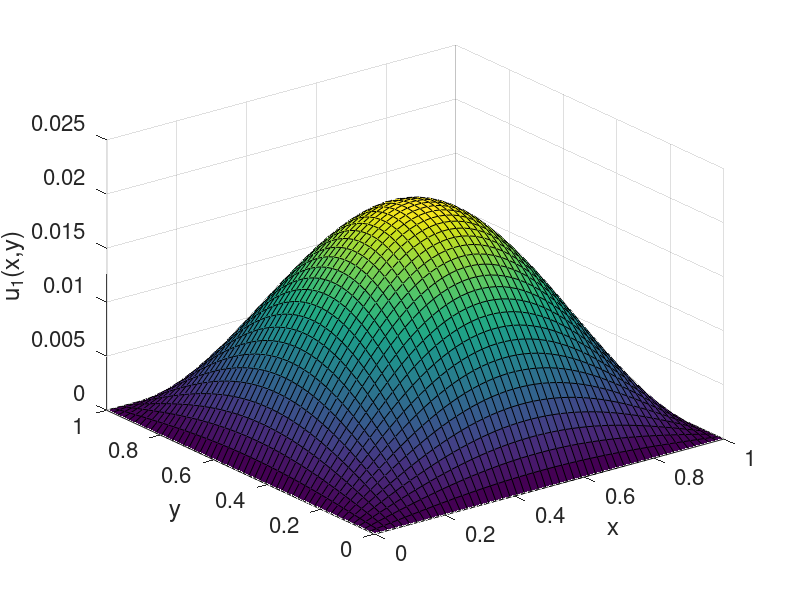
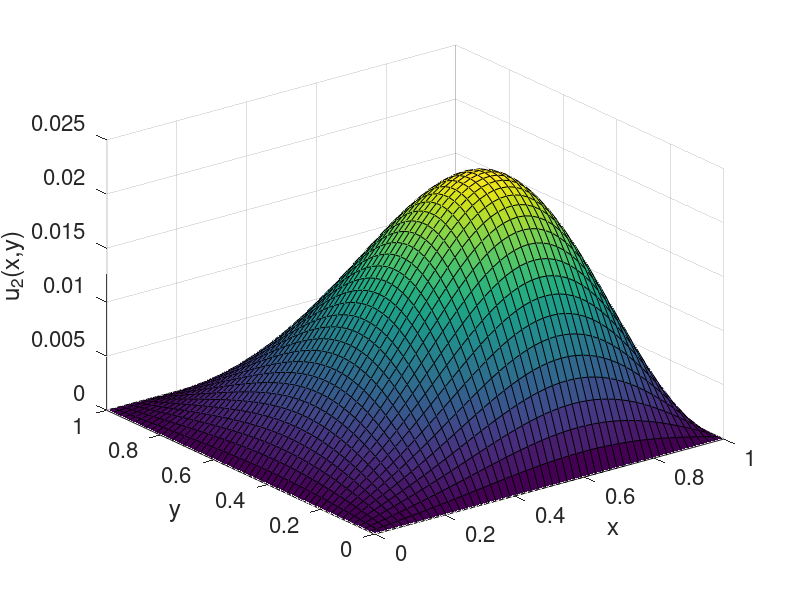
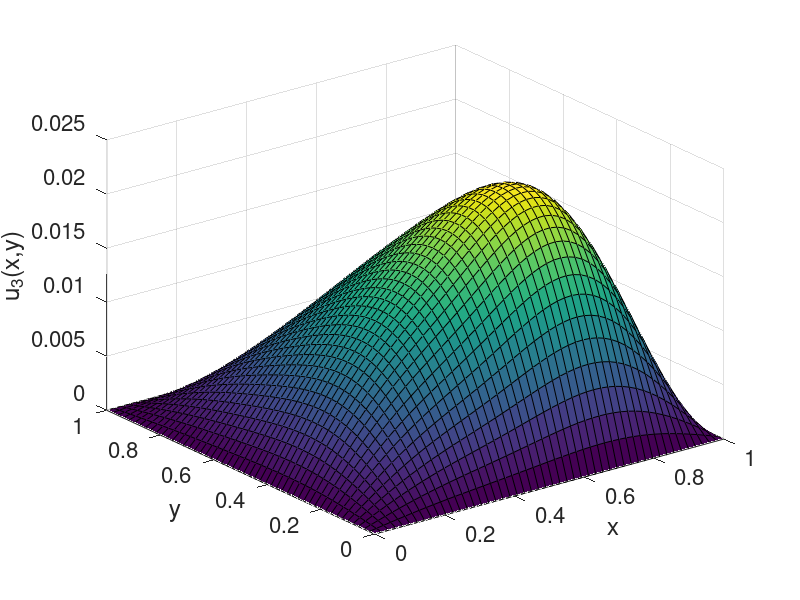
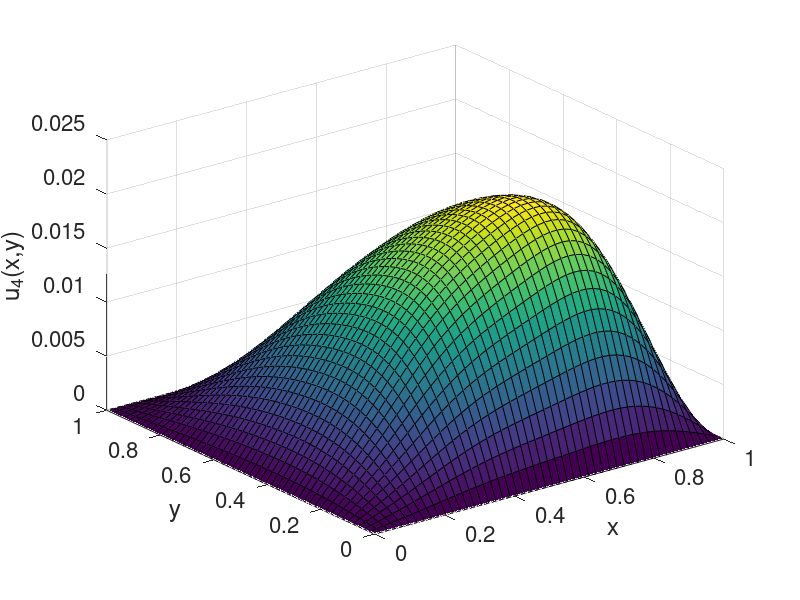

The MATLAB script that drew these images, in order:
clear
clc
npts = 50;
x = linspace(0,1,npts);
y = linspace(0,1,npts);
[X,Y] = meshgrid(x,y);
for n=1:10
    figure(1)
    clf
    U = zeros(npts,npts);
    for j=1:n
        for k=1:n
            U = U + 4*(-1)^(j+1)/(j*k*pi^2)*sin(j*pi*X).*sin(k*pi*Y)/(j^2+k^2)/(pi^2);
        end
    end
    surf(X,Y,U), drawnow
    set(gca,'fontsize',16)
    xlabel('x')
    ylabel('y')
    zlabel(['u_{' num2str(n) '}(x,y)'])
    if ismember(n,[1 2 3 4 5 10]), 
        eval(sprintf('print -depsc2 twoD%d', n))
    end
    pause
end
